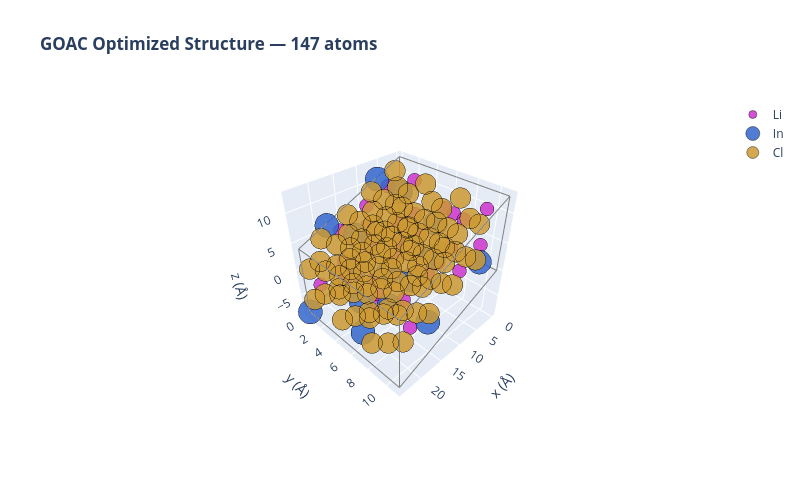

The code cell stored with this chart in its notebook:
### Markdown cell above
**▲ Figure 1 — Energy landscape + Li positions.** *Left:* histogram of Coulomb energies from 200 random Li configurations in a 2×1×1 supercell. The spread (~45 eV) shows that Li ordering strongly affects the electrostatic energy. The red dashed line marks the lowest-energy configuration found. *Right:* Li atoms (purple dots) of the best structure projected onto the xy-plane.

### Code cell
# 3D interactive plot of the GOAC-optimized structure
import numpy as np
import plotly.graph_objects as go

if best_cif.exists():
    fig = go.Figure()

    # Lattice frame
    lattice = best_structure.lattice
    origin = lattice.get_cartesian_coords([0, 0, 0])
    a = lattice.get_cartesian_coords([1, 0, 0])
    b = lattice.get_cartesian_coords([0, 1, 0])
    c = lattice.get_cartesian_coords([0, 0, 1])

    edges = [
        (origin, a),
        (origin, b),
        (origin, c),
        (a, a + b),
        (a, a + c),
        (b, a + b),
        (b, b + c),
        (c, a + c),
        (c, b + c),
        (a + b, a + b + c),
        (a + c, a + b + c),
        (b + c, a + b + c),
    ]
    for start, stop in edges:
        fig.add_trace(
            go.Scatter3d(
                x=[start[0], stop[0]],
                y=[start[1], stop[1]],
                z=[start[2], stop[2]],
                mode='lines',
                line={'color': 'gray', 'width': 2},
                showlegend=False,
            )
        )

    # Atom sites colored by element — only one trace per element
    element_styles = {
        'Li': {'color': '#cc33cc', 'size': 8, 'label': 'Li'},
        'In': {'color': '#3366cc', 'size': 14, 'label': 'In'},
        'Cl': {'color': '#cc9933', 'size': 12, 'label': 'Cl'},
    }

    for elem, style in element_styles.items():
        elem_coords = [
            s.coords for s in best_structure.sites if s.species.elements[0].symbol == elem
        ]
        if not elem_coords:
            continue
        xs, ys, zs = zip(*elem_coords)
        fig.add_trace(
            go.Scatter3d(
                x=xs,
                y=ys,
                z=zs,
                mode='markers',
                marker={
                    'size': style['size'],
                    'color': style['color'],
                    'opacity': 0.85,
                    'line': {'width': 0.5, 'color': 'black'},
                },
                name=style['label'],
                showlegend=True,
            )
        )

    fig.update_scenes(
        xaxis_title='x (Å)',
        yaxis_title='y (Å)',
        zaxis_title='z (Å)',
        aspectmode='cube',
        camera=dict(eye=dict(x=1.5, y=1.5, z=1.5)),
    )
    fig.update_layout(
        height=500,
        width=800,
        title_text=f'<b>GOAC Optimized Structure — {len(best_structure)} atoms</b>',
        showlegend=True,
    )
    fig.show()

### Figure 1 — Plotly figure (JSON) as saved in the notebook; plotly's stock layout.template omitted (floating-point values rounded to 4 significant figures)
{"data": [{"line": {"color": "gray", "width": 2}, "mode": "lines", "showlegend": false, "type": "scatter3d", "x": [0, 23.98], "y": [0, 0], "z": [0, -8.639]}, {"line": {"color": "gray", "width": 2}, "mode": "lines", "showlegend": false, "type": "scatter3d", "x": [0, 1.762e-15], "y": [0, 10.96], "z": [0, 6.709e-16]}, {"line": {"color": "gray", "width": 2}, "mode": "lines", "showlegend": false, "type": "scatter3d", "x": [0, 0], "y": [0, 0], "z": [0, 12.62]}, {"line": {"color": "gray", "width": 2}, "mode": "lines", "showlegend": false, "type": "scatter3d", "x": [23.98, 23.98], "y": [0, 10.96], "z": [-8.639, -8.639]}, {"line": {"color": "gray", "width": 2}, "mode": "lines", "showlegend": false, "type": "scatter3d", "x": [23.98, 23.98], "y": [0, 0], "z": [-8.639, 3.979]}, {"line": {"color": "gray", "width": 2}, "mode": "lines", "showlegend": false, "type": "scatter3d", "x": [1.762e-15, 23.98], "y": [10.96, 10.96], "z": [6.709e-16, -8.639]}, {"line": {"color": "gray", "width": 2}, "mode": "lines", "showlegend": false, "type": "scatter3d", "x": [1.762e-15, 1.762e-15], "y": [10.96, 10.96], "z": [6.709e-16, 12.62]}, {"line": {"color": "gray", "width": 2}, "mode": "lines", "showlegend": false, "type": "scatter3d", "x": [0, 23.98], "y": [0, 0], "z": [12.62, 3.979]}, {"line": {"color": "gray", "width": 2}, "mode": "lines", "showlegend": false, "type": "scatter3d", "x": [0, 1.762e-15], "y": [0, 10.96], "z": [12.62, 12.62]}, {"line": {"color": "gray", "width": 2}, "mode": "lines", "showlegend": false, "type": "scatter3d", "x": [23.98, 23.98], "y": [10.96, 10.96], "z": [-8.639, 3.979]}, {"line": {"color": "gray", "width": 2}, "mode": "lines", "showlegend": false, "type": "scatter3d", "x": [23.98, 23.98], "y": [0, 10.96], "z": [3.979, 3.979]}, {"line": {"color": "gray", "width": 2}, "mode": "lines", "showlegend": false, "type": "scatter3d", "x": [1.762e-15, 23.98], "y": [10.96, 10.96], "z": [12.62, 3.979]}, {"marker": {"color": "#cc33cc", "line": {"color": "black", "width": 0.5}, "opacity": 0.85, "size": 8}, "mode": "markers", "name": "Li", "showlegend": true, "type": "scatter3d", "x": [8.983, 20.97, 6.04, 18.03, 8.965, 20.96, 6.133, 18.12, 3.031, 15.02, 0.02132, 12.01, 3.283, 15.27, 9.057, 0.04448, 0.004992, 12.01, 9.069, 15.26, 8.886, 20.81, 15.09, 18.1, 3.147, 18.1, 3.088, 2.99, 14.98, 0.02045, 12.01, 0.1051, 12.1, 5.991, 17.98], "y": [3.803, 3.803, 9.308, 9.308, 0.07175, 0.07175, 7.419, 7.419, 7.305, 7.305, 9.282, 9.282, 0.02833, 0.02833, 3.846, 9.165, 1.922, 5.54, 7.295, 3.798, 0.06284, 7.291, 0.05703, 1.77, 7.31, 5.564, 1.88, 3.798, 3.798, 1.821, 1.821, 7.329, 7.329, 3.595, 3.595], "z": [6.392, 2.073, 1.092, -3.227, 0.09751, -4.222, 10.32, 5.996, 2.219, -2.101, 9.513, 5.194, 8.257, 3.938, -0.1351, 3.152, 3.195, 5.237, -0.09168, 4.059, 6.386, 2.077, -2.172, -3.22, 8.35, -3.293, -1.033, 2.201, -2.118, 9.501, 5.181, 6.28, 1.961, 4.428, 0.1082]}, {"marker": {"color": "#3366cc", "line": {"color": "black", "width": 0.5}, "opacity": 0.85, "size": 14}, "mode": "markers", "name": "In", "showlegend": true, "type": "scatter3d", "x": [11.98, 23.97, 3.018, 15.01, 6.122, 18.11, 9.115, 21.11, 0.09169, 12.08, 3.085, 15.08, 6.059, 18.05, 9.051, 21.04], "y": [0.02503, 0.02503, 5.602, 5.602, 0.1203, 0.1203, 5.512, 5.512, 0.1327, 0.1327, 5.541, 5.541, 10.92, 10.92, 5.544, 5.544], "z": [-4.251, -8.571, -1.007, -5.327, 10.39, 6.066, -3.217, -7.536, 6.353, 2.034, 5.299, 0.9794, 4.346, 0.02644, 3.14, -1.18]}, {"marker": {"color": "#cc9933", "line": {"color": "black", "width": 0.5}, "opacity": 0.85, "size": 12}, "mode": "markers", "name": "Cl", "showlegend": true, "type": "scatter3d", "x": [1.579, 13.57, 4.582, 16.57, 10.62, 22.61, 1.599, 13.59, 10.61, 22.6, 1.658, 13.65, 1.529, 13.52, 4.463, 16.45, 1.516, 13.51, 4.501, 16.49, 10.66, 22.65, 1.702, 13.69, 7.505, 19.5, 10.42, 22.41, 4.448, 16.44, 7.631, 19.62, 4.592, 16.58, 7.728, 19.72, 7.452, 19.44, 10.48, 22.47, 7.582, 19.57, 10.49, 22.48, 4.617, 16.61, 7.527, 19.52, 1.556, 13.55, 4.385, 16.38, 10.56, 22.55, 1.573, 13.57, 10.64, 22.64, 1.697, 13.69, 1.48, 13.47, 4.494, 16.49, 1.416, 13.41, 4.562, 16.55, 10.67, 22.66, 1.562, 13.55, 7.521, 19.51, 10.59, 22.58, 4.654, 16.65, 7.623, 19.61, 4.568, 16.56, 7.558, 19.55, 7.673, 19.66, 10.5, 22.49, 7.435, 19.43, 10.49, 22.48, 4.491, 16.48, 7.578, 19.57], "y": [1.809, 1.809, 7.309, 7.309, 1.781, 1.781, 7.282, 7.282, 9.266, 9.266, 3.742, 3.742, 9.308, 9.308, 3.751, 3.751, 0.1005, 0.1005, 5.593, 5.593, 0.07, 0.07, 5.595, 5.595, 1.793, 1.793, 7.3, 7.3, 1.814, 1.814, 7.317, 7.317, 9.256, 9.256, 3.802, 3.802, 9.231, 9.231, 3.785, 3.785, 0.0868, 0.0868, 5.634, 5.634, 0.1297, 0.1297, 5.588, 5.588, 1.779, 1.779, 7.295, 7.295, 1.788, 1.788, 7.334, 7.334, 9.218, 9.218, 3.822, 3.822, 9.22, 9.22, 3.761, 3.761, 0.0842, 0.0842, 5.512, 5.512, 0.05833, 0.05833, 5.543, 5.543, 1.853, 1.853, 7.31, 7.31, 1.869, 1.869, 7.274, 7.274, 9.28, 9.28, 3.788, 3.788, 9.29, 9.29, 3.826, 3.826, 0.03113, 0.03113, 5.569, 5.569, 0.06475, 0.06475, 5.505, 5.505], "z": [1.098, -3.222, 0.06019, -4.259, 7.208, 2.888, 10.43, 6.108, 7.2, 2.881, 10.48, 6.165, 1.167, -3.152, 0.0467, -4.273, 10.63, 6.312, 9.585, 5.266, -2.155, -6.475, 1.047, -3.272, -0.911, -5.23, -2.037, -6.357, 9.523, 5.203, 8.469, 4.15, 9.535, 5.216, 8.38, 4.061, -0.9477, -5.267, -2.001, -6.321, 8.514, 4.194, 7.242, 2.922, -0.06356, -4.383, -1.044, -5.363, 7.516, 3.196, 6.341, 2.021, 0.9347, -3.385, 4.248, -0.07159, 0.966, -3.353, 4.188, -0.1311, 7.455, 3.135, 6.316, 1.997, 4.244, -0.0751, 3.141, -1.179, 4.09, -0.2298, 7.415, 3.095, 5.184, 0.8646, 4.139, -0.1803, 3.079, -1.241, 2.006, -2.314, 3.018, -1.302, 2.024, -2.296, 5.25, 0.9305, 4.27, -0.04956, 2.144, -2.175, 1.099, -3.22, 6.158, 1.838, 5.152, 0.8328]}], "layout": {"height": 500, "scene": {"aspectmode": "cube", "camera": {"eye": {"x": 1.5, "y": 1.5, "z": 1.5}}, "xaxis": {"title": {"text": "x (Å)"}}, "yaxis": {"title": {"text": "y (Å)"}}, "zaxis": {"title": {"text": "z (Å)"}}}, "showlegend": true, "title": {"text": "<b>GOAC Optimized Structure — 147 atoms</b>"}, "width": 800}}
